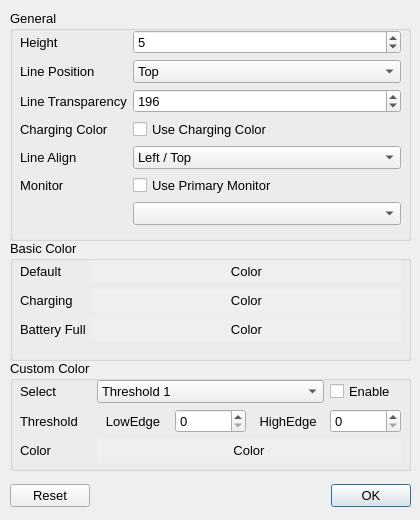
<?xml version="1.0" encoding="UTF-8"?>
<ui version="4.0">
 <class>SettingDialog</class>
 <widget class="QDialog" name="SettingDialog">
  <property name="geometry">
   <rect>
    <x>0</x>
    <y>0</y>
    <width>420</width>
    <height>520</height>
   </rect>
  </property>
  <property name="font">
   <font>
    <family>Segoe UI</family>
    <pointsize>10</pointsize>
   </font>
  </property>
  <property name="windowTitle">
   <string>BatteryLine Setting</string>
  </property>
  <widget class="QDialogButtonBox" name="buttonBox">
   <property name="geometry">
    <rect>
     <x>10</x>
     <y>480</y>
     <width>401</width>
     <height>32</height>
    </rect>
   </property>
   <property name="orientation">
    <enum>Qt::Horizontal</enum>
   </property>
   <property name="standardButtons">
    <set>QDialogButtonBox::Ok|QDialogButtonBox::Reset</set>
   </property>
  </widget>
  <widget class="QGroupBox" name="customColorGroupBox">
   <property name="geometry">
    <rect>
     <x>10</x>
     <y>360</y>
     <width>401</width>
     <height>111</height>
    </rect>
   </property>
   <property name="font">
    <font>
     <family>Segoe UI</family>
    </font>
   </property>
   <property name="title">
    <string>Custom Color</string>
   </property>
   <widget class="QWidget" name="gridLayoutWidget">
    <property name="geometry">
     <rect>
      <x>10</x>
      <y>20</y>
      <width>381</width>
      <height>85</height>
     </rect>
    </property>
    <layout class="QGridLayout" name="gridLayout_2">
     <item row="0" column="4">
      <widget class="QCheckBox" name="customEnableCheckBox">
       <property name="text">
        <string>Enable</string>
       </property>
      </widget>
     </item>
     <item row="1" column="2">
      <widget class="QSpinBox" name="lowEdgeSpinBox"/>
     </item>
     <item row="2" column="0">
      <widget class="QLabel" name="label_23">
       <property name="text">
        <string>Color</string>
       </property>
       <property name="alignment">
        <set>Qt::AlignLeading|Qt::AlignLeft|Qt::AlignVCenter</set>
       </property>
      </widget>
     </item>
     <item row="1" column="3">
      <widget class="QLabel" name="label_22">
       <property name="text">
        <string>HighEdge</string>
       </property>
       <property name="alignment">
        <set>Qt::AlignCenter</set>
       </property>
      </widget>
     </item>
     <item row="0" column="0">
      <widget class="QLabel" name="label_17">
       <property name="text">
        <string>Select</string>
       </property>
      </widget>
     </item>
     <item row="1" column="4">
      <widget class="QSpinBox" name="highEdgeSpinBox">
       <property name="maximum">
        <number>100</number>
       </property>
      </widget>
     </item>
     <item row="1" column="0">
      <widget class="QLabel" name="thresholLabel">
       <property name="text">
        <string>Threshold</string>
       </property>
      </widget>
     </item>
     <item row="0" column="1" colspan="3">
      <widget class="QComboBox" name="customEnableComboBox">
       <item>
        <property name="text">
         <string>Threshold 1</string>
        </property>
       </item>
       <item>
        <property name="text">
         <string>Threshold 2</string>
        </property>
       </item>
       <item>
        <property name="text">
         <string>Threshold 3</string>
        </property>
       </item>
       <item>
        <property name="text">
         <string>Threshold 4</string>
        </property>
       </item>
       <item>
        <property name="text">
         <string>Threshold 5</string>
        </property>
       </item>
       <item>
        <property name="text">
         <string>Threshold 6</string>
        </property>
       </item>
       <item>
        <property name="text">
         <string>Threshold 7</string>
        </property>
       </item>
       <item>
        <property name="text">
         <string>Threshold 8</string>
        </property>
       </item>
      </widget>
     </item>
     <item row="1" column="1">
      <widget class="QLabel" name="label_18">
       <property name="text">
        <string>LowEdge</string>
       </property>
       <property name="alignment">
        <set>Qt::AlignCenter</set>
       </property>
      </widget>
     </item>
     <item row="2" column="1" colspan="4">
      <widget class="QPushButton" name="customColorPushButton">
       <property name="autoFillBackground">
        <bool>true</bool>
       </property>
       <property name="text">
        <string>Color</string>
       </property>
       <property name="flat">
        <bool>true</bool>
       </property>
      </widget>
     </item>
    </layout>
   </widget>
  </widget>
  <widget class="QGroupBox" name="basicColorGroupBox">
   <property name="geometry">
    <rect>
     <x>10</x>
     <y>240</y>
     <width>401</width>
     <height>121</height>
    </rect>
   </property>
   <property name="font">
    <font>
     <family>Segoe UI</family>
     <pointsize>10</pointsize>
    </font>
   </property>
   <property name="title">
    <string>Basic Color</string>
   </property>
   <widget class="QWidget" name="formLayoutWidget_6">
    <property name="geometry">
     <rect>
      <x>10</x>
      <y>20</y>
      <width>381</width>
      <height>98</height>
     </rect>
    </property>
    <property name="font">
     <font>
      <family>Segoe UI</family>
      <pointsize>10</pointsize>
     </font>
    </property>
    <layout class="QFormLayout" name="formLayout_6">
     <item row="0" column="0">
      <widget class="QLabel" name="label_13">
       <property name="font">
        <font>
         <family>Segoe UI</family>
         <pointsize>10</pointsize>
        </font>
       </property>
       <property name="text">
        <string>Default</string>
       </property>
      </widget>
     </item>
     <item row="0" column="1">
      <widget class="QPushButton" name="defaultColorPushButton">
       <property name="font">
        <font>
         <family>Segoe UI</family>
         <pointsize>10</pointsize>
        </font>
       </property>
       <property name="autoFillBackground">
        <bool>true</bool>
       </property>
       <property name="text">
        <string>Color</string>
       </property>
       <property name="flat">
        <bool>true</bool>
       </property>
      </widget>
     </item>
     <item row="1" column="0">
      <widget class="QLabel" name="label_14">
       <property name="font">
        <font>
         <family>Segoe UI</family>
         <pointsize>10</pointsize>
        </font>
       </property>
       <property name="text">
        <string>Charging</string>
       </property>
      </widget>
     </item>
     <item row="1" column="1">
      <widget class="QPushButton" name="chargeColorPushButton">
       <property name="font">
        <font>
         <family>Segoe UI</family>
         <pointsize>10</pointsize>
        </font>
       </property>
       <property name="autoFillBackground">
        <bool>true</bool>
       </property>
       <property name="text">
        <string>Color</string>
       </property>
       <property name="flat">
        <bool>true</bool>
       </property>
      </widget>
     </item>
     <item row="2" column="0">
      <widget class="QLabel" name="label_15">
       <property name="font">
        <font>
         <family>Segoe UI</family>
         <pointsize>10</pointsize>
        </font>
       </property>
       <property name="text">
        <string>Battery Full</string>
       </property>
      </widget>
     </item>
     <item row="2" column="1">
      <widget class="QPushButton" name="fullColorPushButton">
       <property name="font">
        <font>
         <family>Segoe UI</family>
         <pointsize>10</pointsize>
        </font>
       </property>
       <property name="autoFillBackground">
        <bool>true</bool>
       </property>
       <property name="text">
        <string>Color</string>
       </property>
       <property name="flat">
        <bool>true</bool>
       </property>
      </widget>
     </item>
    </layout>
   </widget>
  </widget>
  <widget class="QGroupBox" name="generalGroupBox">
   <property name="geometry">
    <rect>
     <x>10</x>
     <y>10</y>
     <width>401</width>
     <height>231</height>
    </rect>
   </property>
   <property name="font">
    <font>
     <family>Segoe UI</family>
     <pointsize>10</pointsize>
    </font>
   </property>
   <property name="title">
    <string>General</string>
   </property>
   <widget class="QWidget" name="formLayoutWidget">
    <property name="geometry">
     <rect>
      <x>10</x>
      <y>20</y>
      <width>381</width>
      <height>201</height>
     </rect>
    </property>
    <property name="font">
     <font>
      <family>Segoe UI</family>
      <pointsize>10</pointsize>
     </font>
    </property>
    <layout class="QFormLayout" name="formLayout">
     <item row="0" column="0">
      <widget class="QLabel" name="label_6">
       <property name="font">
        <font>
         <family>Segoe UI</family>
         <pointsize>10</pointsize>
        </font>
       </property>
       <property name="text">
        <string>Height</string>
       </property>
      </widget>
     </item>
     <item row="0" column="1">
      <widget class="QSpinBox" name="heightSpinBox">
       <property name="font">
        <font>
         <family>Segoe UI</family>
         <pointsize>10</pointsize>
        </font>
       </property>
       <property name="toolTip">
        <string/>
       </property>
       <property name="minimum">
        <number>1</number>
       </property>
       <property name="maximum">
        <number>100</number>
       </property>
       <property name="value">
        <number>5</number>
       </property>
      </widget>
     </item>
     <item row="1" column="0">
      <widget class="QLabel" name="label_3">
       <property name="font">
        <font>
         <family>Segoe UI</family>
         <pointsize>10</pointsize>
        </font>
       </property>
       <property name="text">
        <string>Line Position</string>
       </property>
      </widget>
     </item>
     <item row="1" column="1">
      <widget class="QComboBox" name="positionComboBox">
       <property name="font">
        <font>
         <family>Segoe UI</family>
         <pointsize>10</pointsize>
        </font>
       </property>
       <item>
        <property name="text">
         <string>Top</string>
        </property>
       </item>
       <item>
        <property name="text">
         <string>Bottom</string>
        </property>
       </item>
       <item>
        <property name="text">
         <string>Left</string>
        </property>
       </item>
       <item>
        <property name="text">
         <string>Right</string>
        </property>
       </item>
      </widget>
     </item>
     <item row="2" column="0">
      <widget class="QLabel" name="label_5">
       <property name="font">
        <font>
         <family>Segoe UI</family>
         <pointsize>10</pointsize>
        </font>
       </property>
       <property name="text">
        <string>Line Transparency</string>
       </property>
      </widget>
     </item>
     <item row="2" column="1">
      <widget class="QSpinBox" name="transparencySpinBox">
       <property name="font">
        <font>
         <family>Segoe UI</family>
         <pointsize>10</pointsize>
        </font>
       </property>
       <property name="minimum">
        <number>1</number>
       </property>
       <property name="maximum">
        <number>255</number>
       </property>
       <property name="value">
        <number>196</number>
       </property>
      </widget>
     </item>
     <item row="3" column="0">
      <widget class="QLabel" name="label">
       <property name="font">
        <font>
         <family>Segoe UI</family>
         <pointsize>10</pointsize>
        </font>
       </property>
       <property name="text">
        <string>Charging Color</string>
       </property>
      </widget>
     </item>
     <item row="3" column="1">
      <widget class="QCheckBox" name="showChargeCheckBox">
       <property name="font">
        <font>
         <family>Segoe UI</family>
         <pointsize>10</pointsize>
        </font>
       </property>
       <property name="text">
        <string>Use Charging Color</string>
       </property>
      </widget>
     </item>
     <item row="4" column="0">
      <widget class="QLabel" name="label_4">
       <property name="font">
        <font>
         <family>Segoe UI</family>
         <pointsize>10</pointsize>
        </font>
       </property>
       <property name="text">
        <string>Line Align</string>
       </property>
      </widget>
     </item>
     <item row="4" column="1">
      <widget class="QComboBox" name="alignComboBox">
       <property name="font">
        <font>
         <family>Segoe UI</family>
         <pointsize>10</pointsize>
        </font>
       </property>
       <item>
        <property name="text">
         <string>Left / Top</string>
        </property>
       </item>
       <item>
        <property name="text">
         <string>RIght / Bottom</string>
        </property>
       </item>
      </widget>
     </item>
     <item row="5" column="0">
      <widget class="QLabel" name="label_2">
       <property name="font">
        <font>
         <family>Segoe UI</family>
         <pointsize>10</pointsize>
        </font>
       </property>
       <property name="text">
        <string>Monitor</string>
       </property>
      </widget>
     </item>
     <item row="5" column="1">
      <widget class="QCheckBox" name="mainMonitorCheckBox">
       <property name="text">
        <string>Use Primary Monitor</string>
       </property>
      </widget>
     </item>
     <item row="6" column="1">
      <widget class="QComboBox" name="customMonitorComboBox">
       <property name="font">
        <font>
         <family>Segoe UI</family>
         <pointsize>10</pointsize>
        </font>
       </property>
      </widget>
     </item>
    </layout>
   </widget>
  </widget>
 </widget>
 <tabstops>
  <tabstop>heightSpinBox</tabstop>
  <tabstop>positionComboBox</tabstop>
  <tabstop>transparencySpinBox</tabstop>
  <tabstop>showChargeCheckBox</tabstop>
  <tabstop>alignComboBox</tabstop>
  <tabstop>mainMonitorCheckBox</tabstop>
  <tabstop>customMonitorComboBox</tabstop>
  <tabstop>defaultColorPushButton</tabstop>
  <tabstop>chargeColorPushButton</tabstop>
  <tabstop>fullColorPushButton</tabstop>
  <tabstop>customEnableComboBox</tabstop>
  <tabstop>customEnableCheckBox</tabstop>
 </tabstops>
 <resources/>
 <connections>
  <connection>
   <sender>buttonBox</sender>
   <signal>accepted()</signal>
   <receiver>SettingDialog</receiver>
   <slot>accept()</slot>
   <hints>
    <hint type="sourcelabel">
     <x>308</x>
     <y>520</y>
    </hint>
    <hint type="destinationlabel">
     <x>157</x>
     <y>274</y>
    </hint>
   </hints>
  </connection>
  <connection>
   <sender>buttonBox</sender>
   <signal>rejected()</signal>
   <receiver>SettingDialog</receiver>
   <slot>reject()</slot>
   <hints>
    <hint type="sourcelabel">
     <x>376</x>
     <y>520</y>
    </hint>
    <hint type="destinationlabel">
     <x>286</x>
     <y>274</y>
    </hint>
   </hints>
  </connection>
 </connections>
</ui>
